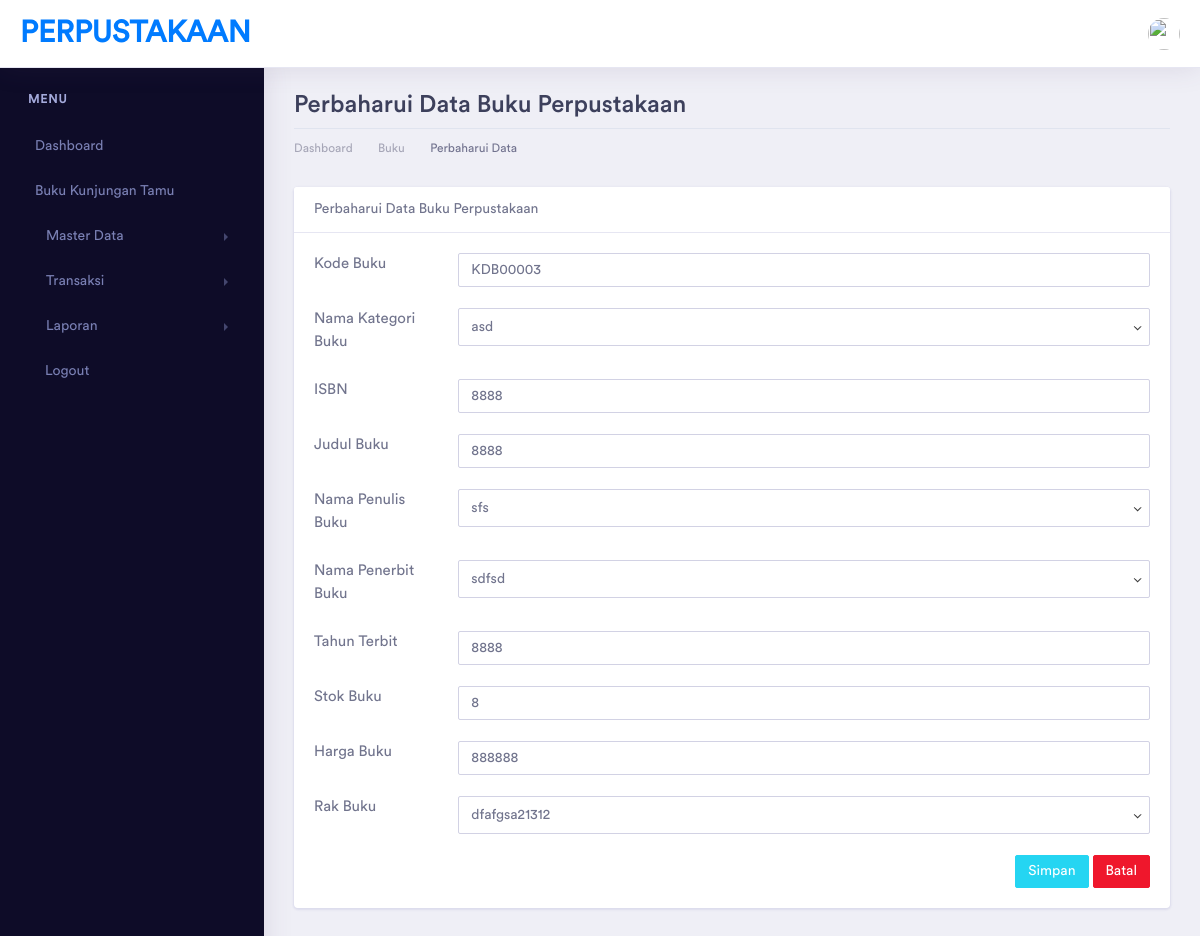
/buku/ubah/0, run on the app's committed database.
### tables this page shows
CREATE TABLE `buku` (
  `id_buku` int(5) NOT NULL,
  `kd_buku` varchar(10) NOT NULL,
  `kategori_id` int(5) NOT NULL,
  `isbn` varchar(100) NOT NULL,
  `judul_buku` varchar(100) NOT NULL,
  `id_penulis` varchar(75) NOT NULL,
  `id_penerbit` varchar(75) NOT NULL,
  `tahun_terbit` varchar(4) NOT NULL,
  `stok_buku` varchar(3) NOT NULL,
  `harga_buku` varchar(10) NOT NULL,
  `id_rak` int(5) NOT NULL
);

### application/controllers/Buku.php (called while the page is built, shortened)
<?php
class Buku extends CI_Controller {
    function __construct()
    {
        $this->load->model(array('rakModel','KategoriBukuModel','BukuModel','PenerbitModel','PenulisModel'));
    }
    public function ubah($id){
        if(isset($_POST['update'])){
            $this->BukuModel->update_buku($id);
            redirect('buku');
        }else{
            $data['title'] = "Perbaharui Data Buku Perpustakaan | PERPUSTAKAAN";
            $data['buku'] = $this->BukuModel->get_buku_byid($id);
            $data['kategoribuku'] = $this->KategoriBukuModel->get_kategoribuku();
            $data['penerbit'] = $this->PenerbitModel->get_penerbit();
            $data['rak'] = $this->rakModel->get_rak();
            $data['penulisbuku'] = $this->PenulisModel->get_penulis();
            $this->load->view('template/header', $data);
            $this->load->view('template/sidebar');
            $this->load->view('buku/buku_update', $data);
            $this->load->view('template/footer');
        }
    }
}

### index.php (called while the page is built, shortened)
<?php
require_once BASEPATH.'core/CodeIgniter.php';

### application/models/BukuModel.php (called while the page is built, shortened)
<?php
class BukuModel extends CI_Model {
    private $tabel = "buku";
    public function get_buku_byid($id){
        return $this->db->get_where($this->tabel, ['id_buku' => $id]) ->row();
    }
}

### application/models/KategoriBukuModel.php (called while the page is built, shortened)
<?php
class KategoriBukuModel extends CI_Model {
    private $tabel = "kategoribuku";
    public function get_kategoribuku()
    {
        return $this->db->get($this->tabel)->result();
    }
}

### application/models/PenulisModel.php (called while the page is built, shortened)
<?php
class PenulisModel extends CI_Model {
    private $tabel = "penulis";
    public function get_penulis()
    {
        return $this->db->get($this->tabel)->result();
    }
}

### application/models/PenerbitModel.php (called while the page is built, shortened)
<?php
class PenerbitModel extends CI_Model {
    private $tabel = "penerbit";
    public function get_penerbit()
    {
        return $this->db->get($this->tabel)->result();
    }
}

### application/models/RakModel.php (called while the page is built, shortened)
<?php
class RakModel extends CI_Model {
    private $tabel = "rak";
    public function get_rak()
    {
        return $this->db->get($this->tabel)->result();
    }
}

### application/views/buku/buku_update.php (the view, shortened to what this page needs)
<div class="dashboard-wrapper">
    <div class="container-fluid dashboard-content">
        <div class="row">
            <div class="col-xl-12 col-lg-12 col-md-12 col-sm-12 col-12">
                <div class="page-header">
                    <h2 class="pageheader-title">Perbaharui Data Buku Perpustakaan</h2>
                    <div class="page-breadcrumb">
                        <nav aria-label="breadcrumb">
                            <ol class="breadcrumb">
                                <li class="breadcrumb-item"><a href="<?= base_url('home')?>" class="breadcrumb-link">Dashboard</a></li>
                                <li class="breadcrumb-item"><a href="<?= base_url('buku')?>" class="breadcrumb-link">Buku</a></li>
                                <li class="breadcrumb-item active" aria-current="page">Perbaharui Data</li>
                            </ol>
                        </nav>
                    </div>
                </div>
            </div>
        </div>
        <div class="row">
            <div class="col-xl-12 col-lg-12 col-md-12 col-sm-12 col-12">
                <div class="card">
                    <div class="card-header">
                        Perbaharui Data Buku Perpustakaan
                    </div>
                    <div class="card-body">
                        <form action="" method="post">
                            <div class="from-group row">
                                <label for="" class="col-md-2">Kode Buku</label>
                                <div class="col-md-10">
                                    <input type="text" name="kd_buku" value="<?= $buku->kd_buku ?>" required placeholder="Kode Buku" class="form-control">
                                </div>
                            </div>
                            <br>
                            <div class="from-group row">
                                <label for="" class="col-md-2">Nama Kategori Buku</label>
                                <div class="col-md-10">
                                    <select name="kategori_id" required class="form-control">
                                        <?php
                                        foreach($kategoribuku as $a){
                                            $selected = ($a->id_kb == $buku->kategori_id) ? "selected" : "";
                                            echo "<option value='$a->id_kb' $selected>$a->nama_kategori</option>";
                                        }
                                        ?>
                                    </select>
                                </div>
                            </div>
                            <br>
                            <div class="from-group row">
                                <label for="" class="col-md-2">ISBN</label>
                                <div class="col-md-10">
                                    <input type="text" name="isbn" value="<?= $buku->isbn ?>" required placeholder="ISBN" class="form-control">
                                </div>
                            </div>
                            <br>
                            <div class="from-group row">
                                <label for="" class="col-md-2">Judul Buku</label>
                                <div class="col-md-10">
                                    <input type="text" name="judul_buku" value="<?= $buku->judul_buku ?>" required placeholder="Judul Buku" class="form-control">
                                </div>
                            </div>
                            <br>
                            <div class="from-group row">
                                <label for="" class="col-md-2">Nama Penulis Buku</label>
                                <div class="col-md-10">
                                    <select name="id_penulis" required class="form-control">
                                        <?php
                                        foreach($penulisbuku as $a){
                                            $selected = ($a->id_penulis == $buku->id_penulis) ? "selected" : "";
                                            echo "<option value='$a->id_penulis' $selected>$a->penulis</option>";
                                        }
                                        ?>
                                    </select>
                                </div>
                            </div>
                            <br>
                            <div class="from-group row">
                                <label for="" class="col-md-2">Nama Penerbit Buku</label>
                                <div class="col-md-10">
                                    <select name="id_penerbit" required class="form-control">
                                        <?php
                                        foreach($penerbit as $a){
                                            $selected = ($a->id_penerbit == $buku->id_penerbit) ? "selected" : "";
                                            echo "<option value='$a->id_penerbit' $selected>$a->penerbit</option>";
                                        }
                                        ?>
                                    </select>
                                </div>
                            </div>
                            <br>
                            <div class="from-group row">
                                <label for="" class="col-md-2">Tahun Terbit</label>
                                <div class="col-md-10">
                                    <input type="text" name="tahun_terbit" value="<?= $buku->tahun_terbit ?>" required placeholder="Tahun Terbit" class="form-control">
                                </div>
                            </div>
                            <br>
                            <div class="from-group row">
                                <label for="" class="col-md-2">Stok Buku</label>
                                <div class="col-md-10">
                                    <input type="text" name="stok_buku" value="<?= $buku->stok_buku ?>" required placeholder="Stok Buku" class="form-control">
                                </div>
                            </div>
                            <br>
                            <div class="from-group row">
                                <label for="" class="col-md-2">Harga Buku</label>
                                <div class="col-md-10">
                                    <input type="text" name="harga_buku" value="<?= $buku->harga_buku ?>" required placeholder="Harga Buku" class="form-control">
                                </div>
                            </div>
                            <br>
                            <div class="from-group row">
                                <label for="" class="col-md-2">Rak Buku</label>
                                <div class="col-md-10">
                                    <select name="id_rak" required class="form-control">
                                        <?php
                                        foreach($rak as $a){
                                            $selected = ($a->id_rak == $buku->id_rak) ? "selected" : "";
                                            echo "<option value='$a->id_rak' $selected>$a->nama_rak</option>";
                                        }
                                        ?>
                                    </select>
                                </div>
                            </div>
                            <br>
                            <a href="<?= base_url('buku')?>" class="btn btn-sm btn-danger float-right"> Batal</a>
                            <button type="submit" name="update" class="btn btn-sm btn-info float-right mr-1"> Simpan</button>
                        </form>
                    </div>
                </div>
            </div>
        </div>
    </div>
</div>

### data on the page
buku: kd_buku "KDB00003", isbn "8888", judul_buku "8888", tahun_terbit "8888", stok_buku "8", harga_buku "888888"

### other printed values
form field kategori_id "asd"
form field id_penulis "sfs"
form field id_penerbit "sdfsd"
form field id_rak "dfafgsa21312"
